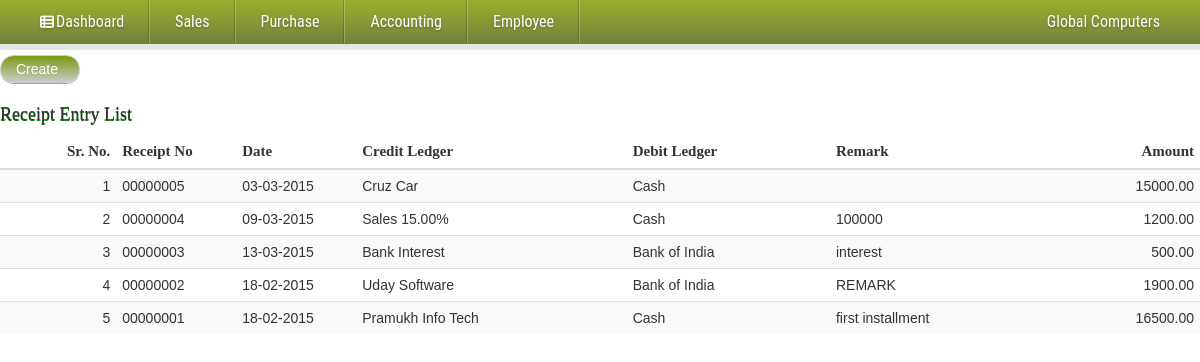
Page /admin/receipt_list.php (signed in) on the committed database.
### tables this page shows
CREATE TABLE IF NOT EXISTS `entry_master` (
  `e_id` int(10) NOT NULL AUTO_INCREMENT,
  `entry_id` int(10) NOT NULL,
  `entry_date` date NOT NULL,
  `credit_ledger_id` int(10) NOT NULL,
  `debit_ledger_id` int(10) NOT NULL,
  `amount` double(8,2) NOT NULL,
  `remark` varchar(200) NOT NULL,
  `entry_type` char(1) NOT NULL,
  PRIMARY KEY (`e_id`)
);

CREATE TABLE IF NOT EXISTS `ledger_master` (
  `ledger_id` int(10) NOT NULL AUTO_INCREMENT,
  `ledger_name` varchar(100) NOT NULL,
  `opening_bal` double(8,2) NOT NULL,
  `ledger_date` date NOT NULL,
  `group_id` int(4) NOT NULL,
  PRIMARY KEY (`ledger_id`)
);

### admin/receipt_list.php (the view, shortened to what this page needs)
<?php include_once("header.php");?>
<form action="" method="post" role="form">
<a href="#modal" id="btn-create">Create</a><br /><br />
<h4 id="title">Receipt Entry List</h4>
  <div class="table-responsive">
    <table class="table table-striped ">
      <thead>
        <tr>
		<th style="text-align:right"><b id="b-title">Sr. No.</b></th>
          <th><b id="b-title">Receipt No</b></th>
          <th><b id="b-title">Date</b></th>
		  <th><b id="b-title">Credit Ledger</b></th>
		  <th><b id="b-title">Debit Ledger</b></th>
		   <th><b id="b-title">Remark</b></th>
		  <th style="text-align:right"><b id="b-title">Amount</b></th>
        </tr>
      </thead>
      <tbody>
			  <?php
	 echo "<tr>";
	 $i=1;
	  $rs=mysql_query("select * from entry_master where entry_type='r' order by entry_id desc")or die(mysql_error());
	  while($row=mysql_fetch_array($rs))
	  {
	  	echo '<td style="text-align:right">'.$i++.'</td>';
	  	echo "<td width=10%>".str_pad($row['entry_id'],8,"0",STR_PAD_LEFT)."</td>";
	  	echo "<td width=10%>".date("d-m-Y",strtotime($row['entry_date']))."</td>";
		$credit_ledger_id = $row['credit_ledger_id'];
		$debit_ledger_id = $row['debit_ledger_id'];
		$rs1=mysql_query("select ledger_name from ledger_master where ledger_id=$credit_ledger_id ")or die(mysql_error());
		$row1=mysql_fetch_array($rs1);
			echo "<td>".$row1[0]."</td>";
		$rs1=mysql_query("select ledger_name from ledger_master where ledger_id=$debit_ledger_id")or die(mysql_error());
		$row1=mysql_fetch_array($rs1);
		echo "<td>".$row1[0]."</td>";
		echo "<td>".$row['remark']."</td>";
		echo "<td align=right>".$row['amount']."</td>";
		echo "</tr>";
	  }
	  ?>
      </tbody>
    </table>
  </div>
</form>

### styles/style.css (style rules this page uses)
#title { width:100%; font-family:Georgia, "Times New Roman", Times, serif; height:auto; margin-top:15px; text-shadow: 0 1px #006600; }
body { margin: 0; padding: 0; color: #414141; }
#b-title { font-family:"Times New Roman", Times, serif; font-size:15px; }
#btn-create { background: -webkit-linear-gradient(180deg, #CCCCCC, #79980d); background: -o-linear-gradient(180deg, #333333, #79980d); background: -moz-linear-gradient(180deg, #333333, #79980d); background: linear-gradient(1deg,#CCCCCC,#79980d); filter: progid:DXImageTransform.Microsoft.gradient(GradientType=0,StartColorStr='#f6f6f6', EndColorStr='#e1e1e1'); border: 1px solid #ccc; color:#FFFFFF; display:inline-block; min-width:80px; float:left; font-family:Verdana, Arial, Helvetica, sans-serif; margin-right:0px; margin-bottom:5px; padding:3px 0px; padding-left:15px; margin-top:5px; text-decoration:none; border-radius:20px; -moz-border-radius:20px; -webkit-border-radius:20px; -moz-box-shadow:0 1px rgba(0,0,0,.35); -webkit-box-shadow:0 1px rgba(0,0,0,.35); }

### styles/popup.css (style rules this page uses)
html, body, div, span, applet, object, iframe, h1, h2, h3, h4, h5, h6, p, blockquote, pre, a, abbr, acronym, address, big, cite, code, del, dfn, em, img, ins, kbd, q, s, samp, small, strike, strong, sub, sup, tt, var, b, u, i, center, dl, dt, dd, ol, ul, li, fieldset, form, label, legend, table, caption, tbody, tfoot, thead, tr, th, td, article, aside, canvas, details, embed, figure, figcaption, footer, header, hgroup, menu, nav, output, ruby, section, summary, time, mark, audio, video { margin: 0; padding: 0; border: 0; font-size: 100%; font: inherit; vertical-align: baseline; }
body { line-height: 1; }
table { border-collapse: collapse; border-spacing: 0; }

### rows in the picture
entry_master: entry "00000005", entry_date "03-03-2015", ledger_master.ledger_name "Cruz Car", ledger_master.ledger_name "Cash", amount "15000.00"
entry_master: entry "00000004", entry_date "09-03-2015", ledger_master.ledger_name "Sales 15.00%", ledger_master.ledger_name "Cash", remark "100000", amount "1200.00"
entry_master: entry "00000003", entry_date "13-03-2015", ledger_master.ledger_name "Bank Interest", ledger_master.ledger_name "Bank of India", remark "interest", amount "500.00"
entry_master: entry "00000002", entry_date "18-02-2015", ledger_master.ledger_name "Uday Software", ledger_master.ledger_name "Bank of India", remark "REMARK", amount "1900.00"
entry_master: entry "00000001", entry_date "18-02-2015", ledger_master.ledger_name "Pramukh Info Tech", ledger_master.ledger_name "Cash", remark "first installment", amount "16500.00"

### other values in the picture
$_SESSION['ossem_enterprise_name'] "Global Computers"
